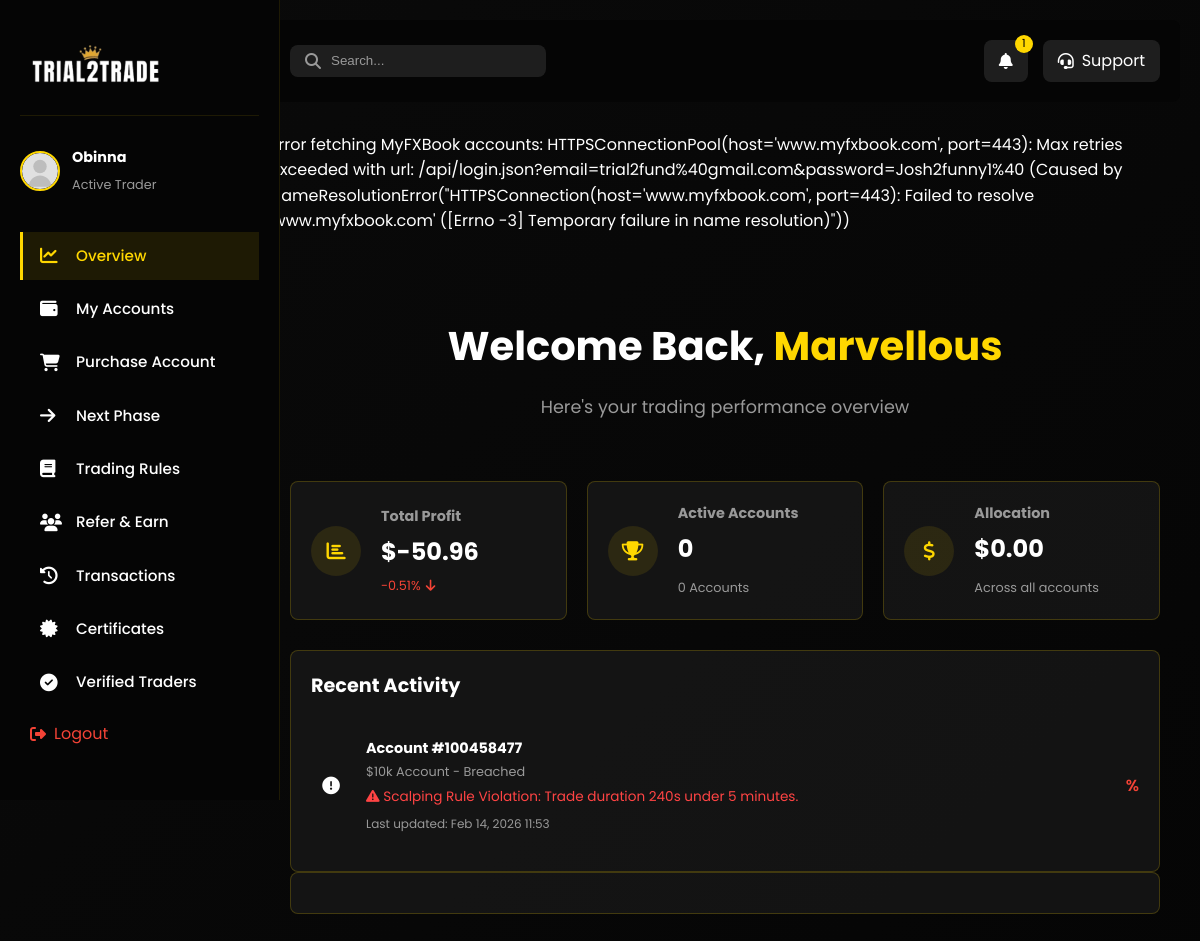
The page / (signed in) on the database as committed earlier.
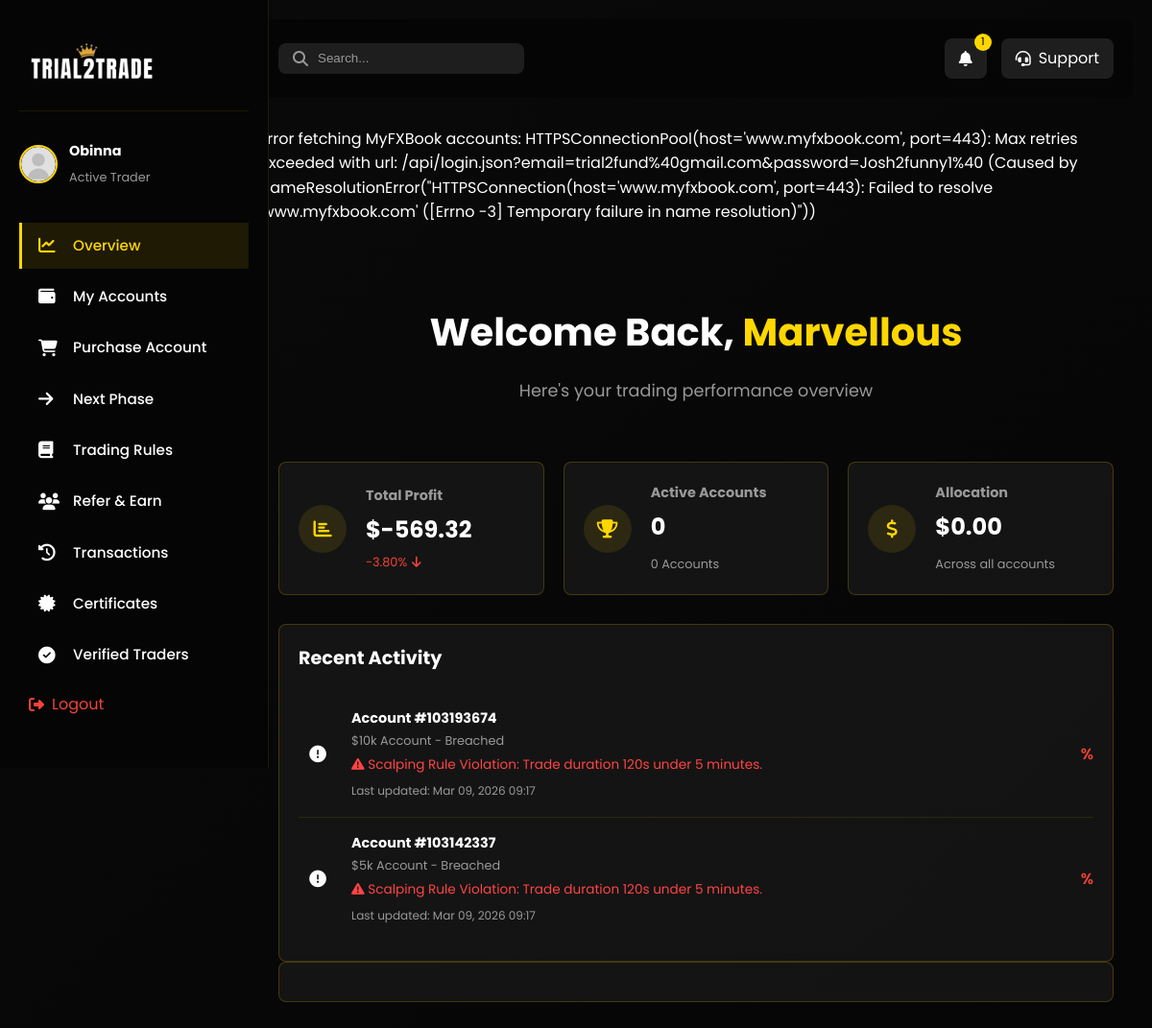
The same page on the database as committed later.
### main/models.py (models this page shows, shortened)
class MT5Account(models.Model):
    ACCOUNT_STATUS_CHOICES = (
        ('available', 'Available'),
        ('assigned', 'Assigned'),
        ('active', 'Active'),
        ('breached', 'Breached'),
        ('inactive', 'Inactive'),
    )
    ACCOUNT_SIZE_CHOICES = (
        ('$5k', '$5k'),
        ('$10k', '$10k'),
        ('$25k', '$25k'),
        ('$50k', '$50k'),
    )
    ACCOUNT_TYPE_CHOICES = (
        ('trial', 'Trial'),
        ('funded_phase_1', 'Funded Phase 1'),
        ('funded_phase_2', 'Funded Phase 2'),
        ('funded_live', 'Live Funded'),
    )
    user = models.ForeignKey(CustomUser, on_delete=models.SET_NULL, null=True, blank=True, related_name='mt5_accounts')
    account_size = models.CharField(max_length=10, choices=ACCOUNT_SIZE_CHOICES, default='$5k')
    login = models.CharField(max_length=100, unique=True)
    password = models.CharField(max_length=200)
    server = models.CharField(max_length=200, blank=True)
    assigned = models.BooleanField(default=False)
    status = models.CharField(max_length=50, choices=ACCOUNT_STATUS_CHOICES, default='available')
    account_type = models.CharField(max_length=20, choices=ACCOUNT_TYPE_CHOICES, default='trial')
    balance = models.DecimalField(max_digits=15, decimal_places=2, null=True, blank=True)
    equity = models.DecimalField(max_digits=15, decimal_places=2, null=True, blank=True)
    profit = models.DecimalField(max_digits=15, decimal_places=2, null=True, blank=True)
    drawdown = models.DecimalField(max_digits=10, decimal_places=2, null=True, blank=True)
    initial_balance = models.DecimalField(max_digits=15, decimal_places=2, null=True, blank=True)
    last_updated = models.DateTimeField(null=True, blank=True)
    daily_max_drawdown = models.DecimalField(max_digits=10, decimal_places=2, null=True, blank=True)
    equity_open_day = models.DecimalField(max_digits=15, decimal_places=2, null=True, blank=True)
    equity_open_day_date = models.DateField(null=True, blank=True)
    assigned_date = models.DateTimeField(null=True, blank=True)
    breach_reason = models.TextField(blank=True, null=True)
    trading_days = models.IntegerField(default=0)

### main/views.py (the view)
# urls.py: path('', views.dashboard_overview, name='index'),
@login_required(login_url='/login_user')
def dashboard_overview(request):
    user_accounts = MT5Account.objects.filter(user=request.user, assigned=True).order_by('-assigned_date', '-id')
    accounts_list = []
    if user_accounts.exists():
        try:
            accounts_list = myfxbook_fetch_accounts_with_retry()
        except Exception as e:
            logger.exception('Error fetching MyFXBook accounts list: %s', e)
            messages.error(request, f"Error fetching MyFXBook accounts: {str(e)}")
            accounts_list = []
        for account in user_accounts:
            try:
                update_account_data_from_myfxbook(account, accounts=accounts_list)
            except Exception as e:
                logger.exception('Error fetching MyFXBook data in overview for login %s: %s', account.login, e)
                messages.error(request, f"Error fetching account data: {str(e)}")
    from decimal import Decimal
    total_balance = sum([(a.balance or Decimal('0')) for a in user_accounts], Decimal('0'))
    total_profit = sum([(a.profit or Decimal('0')) for a in user_accounts], Decimal('0'))
    gains_list = []
    for a in user_accounts:
        gp_attr = getattr(a, 'gain_pct', None)
        if gp_attr is not None:
            try:
                gains_list.append(Decimal(str(gp_attr)))
            except Exception:
                pass
        else:
            ib = a.initial_balance or Decimal('0')
            p = a.profit or Decimal('0')
            if ib and ib > 0:
                try:
                    gains_list.append((p / ib) * Decimal('100'))
                except Exception:
                    pass
    active_accounts_qs = user_accounts.filter(status='active')
    active_accounts_count = active_accounts_qs.count()
    total_allocation = sum([account_size_to_amount(a.account_size) for a in active_accounts_qs], Decimal('0'))
    total_initial = sum([(a.initial_balance or Decimal('0')) for a in user_accounts], Decimal('0'))
    if total_initial > 0:
        try:
            profit_change = ((total_profit / total_initial) * Decimal('100'))
        except Exception:
            profit_change = Decimal('0')
    else:
        profit_change = Decimal('0')
    try:
        profit_change = profit_change.quantize(Decimal('0.01'))
    except Exception:
        pass
    if gains_list:
        try:
            average_gain_pct = (sum(gains_list, Decimal('0')) / Decimal(str(len(gains_list))))
        except Exception:
            average_gain_pct = Decimal('0')
    else:
        average_gain_pct = Decimal('0')
    try:
        average_gain_pct = average_gain_pct.quantize(Decimal('0.01'))
    except Exception:
        pass
    context = {
        'user_has_accounts': user_accounts.exists(),
        'user_accounts': user_accounts,
        'active_accounts_count': active_accounts_count,
        'total_balance': total_balance,
        'total_allocation': total_allocation,
        'average_gain_pct': average_gain_pct,
        'total_profit': total_profit,
        'profit_change': profit_change,
        'global_alert': get_active_global_alert(),
    }
    return render(request, 'main/dashboard_overview.html', context)

### main/context_processors.py (called while the page is built)
def active_discount_code(request):
    active_code = DiscountCode.objects.filter(is_active=True).order_by('-created_at').first()
    return {'active_discount_code': active_code}

def announcement_count(request):
    count = Announcement.objects.filter(is_published=True).count()
    return {'announcement_count': count}

### main/views.py (called while the page is built)
def get_active_global_alert():
    try:
        from .models import GlobalAlert
        return GlobalAlert.objects.filter(is_active=True).order_by('-created_at').first()
    except Exception:
        return None

### main/templates/main/dashboard_overview.html (shortened to what the changed rows need)
{% load static %}
<!DOCTYPE html>
<html lang="en">
<head>
    <link rel="stylesheet" href="{% static 'css/style.css' %}">
    <link rel="stylesheet" href="{% static 'css/dashboard.css'%} ">
    <link rel="stylesheet" href="{% static 'css/dashboard-nav.css' %}">
    <link rel="stylesheet" href="https://cdnjs.cloudflare.com/ajax/libs/font-awesome/6.4.0/css/all.min.css">
    <link rel="stylesheet" href="{% static 'css/mobile-nav.css' %}">
</head>
<body>
    <main class="dashboard-content">
        {% if messages %}
        <div class="messages-container">
            {% for message in messages %}
            <div class="alert {{ message.tags }}">{{ message }}</div>
            {% endfor %}
        </div>
        {% endif %}
        <section class="dashboard-section active">
            <div class="section-header">
                <h2>Welcome Back, <span class="highlight">{{ request.user.first_name|default:request.user.username }}</span></h2>
            </div>
            <div class="stats-grid">
                <div class="stat-card">
                    <div class="stat-info">
                        <h3>Total Profit</h3>
                        <p class="stat-value">${{ total_profit|default:"0.00" }}</p>
                        <span class="stat-change {% if profit_change >= 0 %}positive{% else %}negative{% endif %}">
                            {{ profit_change|floatformat:2 }}%
                            <i class="fas fa-arrow-{% if profit_change >= 0 %}up{% else %}down{% endif %}"></i>
                        </span>
                    </div>
                </div>
            </div>
            <div class="recent-activity">
                <div class="activity-list">
                    {% if user_accounts %}
                        {% for account in user_accounts %}
                            <div class="activity-item">
                                <div class="activity-icon {% if account.status == 'active' %}success{% elif account.status == 'breached' %}danger{% else %}info{% endif %}">
                                    <i class="fas {% if account.status == 'active' %}fa-check-circle{% elif account.status == 'breached' %}fa-exclamation-circle{% else %}fa-info-circle{% endif %}"></i>
                                </div>
                                <div class="activity-details">
                                    <h4>Account #{{ account.login }}</h4>
                                    <p>{{ account.account_size }} Account - {{ account.status|title }}</p>
                                    {% if account.status == 'breached' and account.breach_reason %}
                                    <p class="breach-reason" style="color: #ff4444; font-size: 0.85em; margin-top: 4px;">
                                        <i class="fas fa-exclamation-triangle"></i> {{ account.breach_reason }}
                                    </p>
                                    {% endif %}
                                    <span class="activity-time">Last updated: {{ account.last_updated|date:"M d, Y H:i" }}</span>
                                </div>
                                {% with g=account.gain_pct|default_if_none:0 %}
                                <div class="activity-value {% if g >= 0 %}positive{% else %}negative{% endif %}">
                                    {{ g|floatformat:2 }}%
                                </div>
                                {% endwith %}
                            </div>
                        {% endfor %}
                    {% endif %}
                </div>
            </div>
        </section>
    </main>
</body>
</html>

Rows that differ between the two databases and show on the page:
removed MT5Account: login "100458477", account_size "$10k", status "Breached", breach_reason "Scalping Rule Violation: Trade duration 240s under 5 minutes.", last_updated "Feb 14, 2026 11:53"
added MT5Account: login "103193674", account_size "$10k", status "Breached", breach_reason "Scalping Rule Violation: Trade duration 120s under 5 minutes.", last_updated "Mar 09, 2026 09:17"
added MT5Account: login "103142337", account_size "$5k", status "Breached", breach_reason "Scalping Rule Violation: Trade duration 120s under 5 minutes.", last_updated "Mar 09, 2026 09:17"
Other text that changed with them:
{{ total_profit|default:"0.00" }}: "-50.96" → "-569.32"
{{ profit_change|floatformat:2 }}: "-0.51" → "-3.80"
